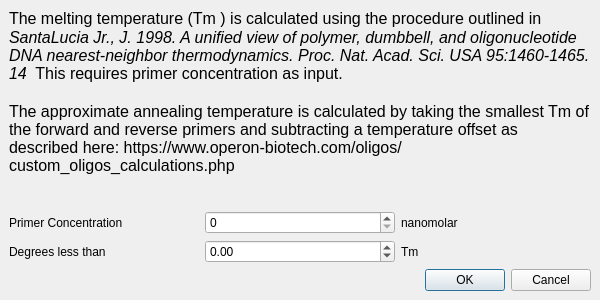
<ui version="4.0" >
 <class>AnnealTempParams</class>
 <widget class="QDialog" name="AnnealTempParams" >
  <property name="geometry" >
   <rect>
    <x>0</x>
    <y>0</y>
    <width>600</width>
    <height>300</height>
   </rect>
  </property>
  <property name="sizePolicy" >
   <sizepolicy>
    <hsizetype>13</hsizetype>
    <vsizetype>13</vsizetype>
    <horstretch>0</horstretch>
    <verstretch>0</verstretch>
   </sizepolicy>
  </property>
  <property name="windowTitle" >
   <string>Set Annealing Temperature Paramers</string>
  </property>
  <layout class="QVBoxLayout" >
   <property name="margin" >
    <number>9</number>
   </property>
   <property name="spacing" >
    <number>6</number>
   </property>
   <item>
    <widget class="QLabel" name="label_5" >
     <property name="text" >
      <string>&lt;html>&lt;head>&lt;meta name="qrichtext" content="1" />&lt;style type="text/css">
p, li { white-space: pre-wrap; }
&lt;/style>&lt;/head>&lt;body style=" font-family:'Lucida Grande'; font-size:13pt; font-weight:400; font-style:normal; text-decoration:none;">
&lt;p style=" margin-top:0px; margin-bottom:0px; margin-left:0px; margin-right:0px; -qt-block-indent:0; text-indent:0px;">&lt;span style=" font-size:12pt;">The melting temperature (Tm ) is calculated using the procedure outlined in &lt;/span>&lt;/p>
&lt;p style=" margin-top:0px; margin-bottom:0px; margin-left:0px; margin-right:0px; -qt-block-indent:0; text-indent:0px; font-size:12pt;">&lt;span style=" font-style:italic;">SantaLucia Jr., J. 1998. A unified view of polymer, dumbbell, and oligonucleotide DNA nearest-neighbor thermodynamics. Proc. Nat. Acad. Sci. USA 95:1460-1465. 14 &lt;/span> This requires primer concentration as input.&lt;/p>
&lt;p style="-qt-paragraph-type:empty; margin-top:0px; margin-bottom:0px; margin-left:0px; margin-right:0px; -qt-block-indent:0; text-indent:0px; font-size:12pt;">&lt;/p>
&lt;p style=" margin-top:0px; margin-bottom:0px; margin-left:0px; margin-right:0px; -qt-block-indent:0; text-indent:0px; font-size:12pt;">The approximate annealing temperature is calculated by taking the smallest Tm of the forward and reverse primers and subtracting a temperature offset as described here: https://www.operon-biotech.com/oligos/custom_oligos_calculations.php&lt;/p>&lt;/body>&lt;/html></string>
     </property>
     <property name="alignment" >
      <set>Qt::AlignLeading|Qt::AlignLeft|Qt::AlignTop</set>
     </property>
     <property name="wordWrap" >
      <bool>true</bool>
     </property>
    </widget>
   </item>
   <item>
    <layout class="QGridLayout" >
     <property name="margin" >
      <number>0</number>
     </property>
     <property name="spacing" >
      <number>6</number>
     </property>
     <item row="0" column="2" >
      <widget class="QLabel" name="label_3" >
       <property name="text" >
        <string>nanomolar</string>
       </property>
      </widget>
     </item>
     <item row="0" column="0" >
      <widget class="QLabel" name="label" >
       <property name="text" >
        <string>Primer Concentration</string>
       </property>
      </widget>
     </item>
     <item row="1" column="0" >
      <widget class="QLabel" name="label_2" >
       <property name="text" >
        <string>Degrees less than </string>
       </property>
      </widget>
     </item>
     <item row="1" column="1" >
      <widget class="QDoubleSpinBox" name="spinDegrees" >
       <property name="minimum" >
        <double>-99.989999999999995</double>
       </property>
      </widget>
     </item>
     <item row="0" column="1" >
      <widget class="QSpinBox" name="spinConcentration" >
       <property name="maximum" >
        <number>100000</number>
       </property>
      </widget>
     </item>
     <item row="1" column="2" >
      <widget class="QLabel" name="label_4" >
       <property name="text" >
        <string>Tm</string>
       </property>
      </widget>
     </item>
    </layout>
   </item>
   <item>
    <widget class="QDialogButtonBox" name="buttonBox" >
     <property name="orientation" >
      <enum>Qt::Horizontal</enum>
     </property>
     <property name="standardButtons" >
      <set>QDialogButtonBox::Cancel|QDialogButtonBox::NoButton|QDialogButtonBox::Ok</set>
     </property>
    </widget>
   </item>
  </layout>
 </widget>
 <tabstops>
  <tabstop>spinConcentration</tabstop>
  <tabstop>spinDegrees</tabstop>
  <tabstop>buttonBox</tabstop>
 </tabstops>
 <resources/>
 <connections>
  <connection>
   <sender>buttonBox</sender>
   <signal>accepted()</signal>
   <receiver>AnnealTempParams</receiver>
   <slot>accept()</slot>
   <hints>
    <hint type="sourcelabel" >
     <x>248</x>
     <y>254</y>
    </hint>
    <hint type="destinationlabel" >
     <x>157</x>
     <y>274</y>
    </hint>
   </hints>
  </connection>
  <connection>
   <sender>buttonBox</sender>
   <signal>rejected()</signal>
   <receiver>AnnealTempParams</receiver>
   <slot>reject()</slot>
   <hints>
    <hint type="sourcelabel" >
     <x>316</x>
     <y>260</y>
    </hint>
    <hint type="destinationlabel" >
     <x>286</x>
     <y>274</y>
    </hint>
   </hints>
  </connection>
 </connections>
</ui>
